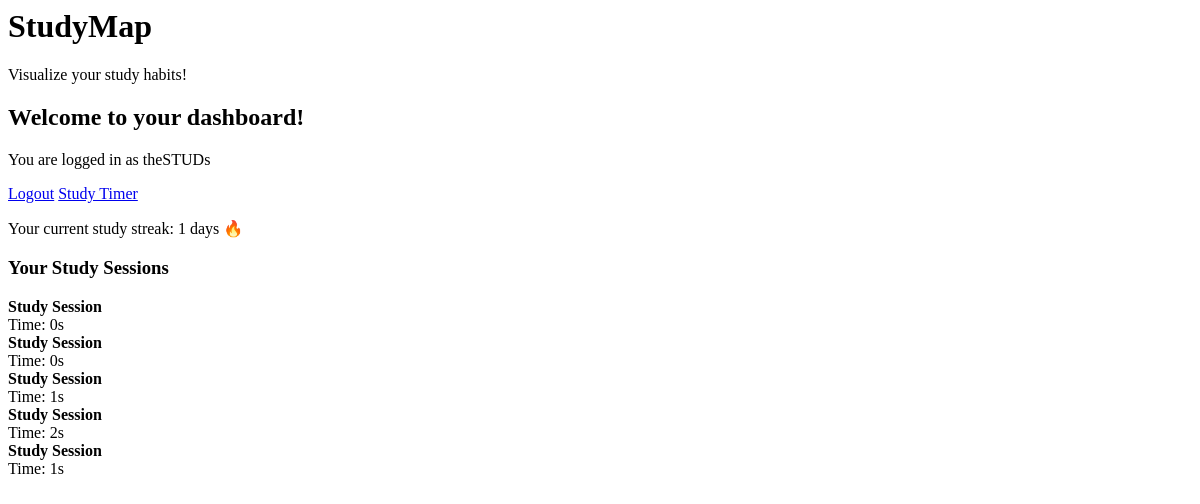
Page / (signed in) on the earlier database version.
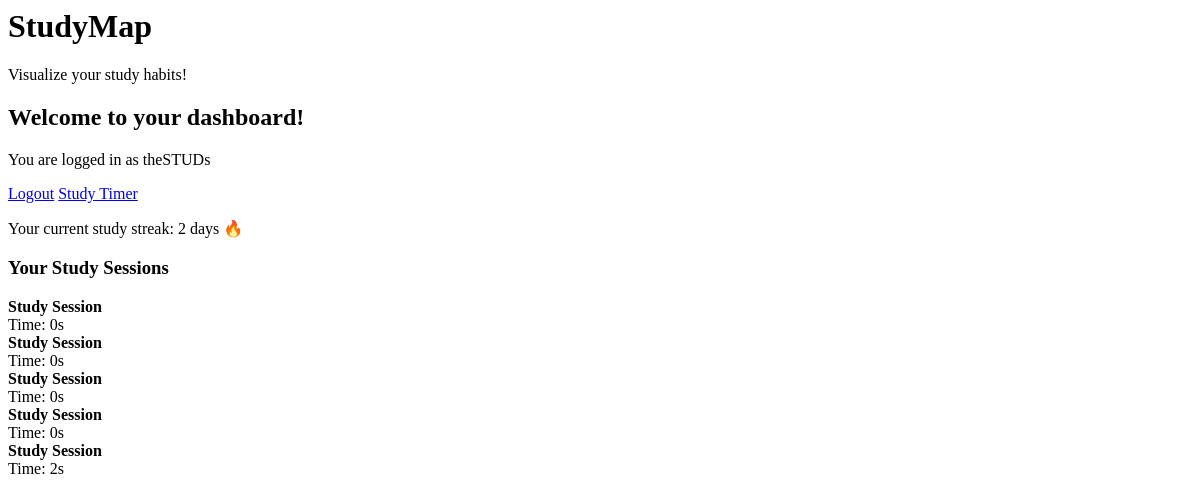
Same page on the later database version.
### studyapp/models.py (models this page shows, shortened)
class Stopwatch(models.Model):
    user = models.ForeignKey(User, on_delete=models.CASCADE)
    time_spent = models.IntegerField(default=0)
    time_start = models.DateTimeField(default = timezone.now)
    title = models.CharField(max_length=40)
    latitude = models.DecimalField(default = 0, max_digits=19, decimal_places=10, null = True, blank=True)
    longitude = models.DecimalField(default = 0, max_digits=19, decimal_places=10, null = True, blank=True)
    def get_duration(self):
        hours = self.time_spent // 3600
        minutes = (self.time_spent % 3600) // 60
        seconds = self.time_spent % 60
        return {'hours': hours, 'minutes': minutes, 'seconds': seconds}
    @staticmethod
    def calculate_study_streak(user):
        sessions = Stopwatch.objects.filter(user=user).order_by('-time_start')
        unique_study_dates = set()  # Track unique study dates
        streak = 0
        last_study_date = None
        for session in sessions:
            study_date = session.time_start.date()
            if study_date not in unique_study_dates:
                unique_study_dates.add(study_date)
                if last_study_date is None or (last_study_date - study_date).days == 1:
                    streak += 1
                    last_study_date = study_date
                else:
                    break  # stop counting if there's a gap
        return streak

### studyapp/views.py (the view)
# urls.py: path('', dashboard, name='dashboard'),
def dashboard(request):
    if not request.user.is_authenticated:
        return redirect('login')
    study_sessions = Stopwatch.objects.filter(user=request.user).order_by('-time_start')[:5]
    streak = Stopwatch.calculate_study_streak(request.user)
    context = {
        'study_sessions': study_sessions,
        'streak': streak,
    }
    return render(request, 'dashboard.html', context)

### studyapp/templates/dashboard.html (shortened to what this page needs)
{% load static %}
{% load sass_tags %}
<html>
<head>
    <link rel="stylesheet" href="{% sass_src 'scss/styles.scss' %}"/>
</head>
<body>
    <header>
        <h1>
            <b>StudyMap</b>
        </h1>
        <p class="tagline">Visualize your study habits!</p>
    </header>
    <div class="dashboard-container">
        <div class="dashboard-left">
            <h2>Welcome to your dashboard!</h2>
            <p>You are logged in as {{ request.user.username }}</p>
            <div class="dashboard-buttons">
                <a href="{% url 'logout' %}" class="nb-button blue">Logout</a>
                <a href="{% url 'study_timer' %}" class="nb-button blue">Study Timer</a>
            </div>
            <p>Your current study streak: {{ streak }} days 🔥</p>
        </div>
        <div class="dashboard-right">
            <h3>Your Study Sessions</h3>
            <div class="study-sessions-container">
                {% for session in study_sessions %}
                <div class="study-session">
                    <strong>{{ session.title }}</strong><br>
                    Time:
                    {{ session.get_duration.seconds }}s
                </div>
                {% empty %}
                <p>No study sessions found.</p>
                {% endfor %}
            </div>
        </div>
    </div>
</body>
</html>

Differences in the rows shown:
no longer on this page (row unchanged): Stopwatch: title "Study Session", get_duration.seconds "1"
no longer on this page (row unchanged): Stopwatch: title "Study Session", get_duration.seconds "1"
added Stopwatch: title "Study Session", get_duration.seconds "0"
added Stopwatch: title "Study Session", get_duration.seconds "0"
Other differences:
{{ streak }}: "1" → "2"
